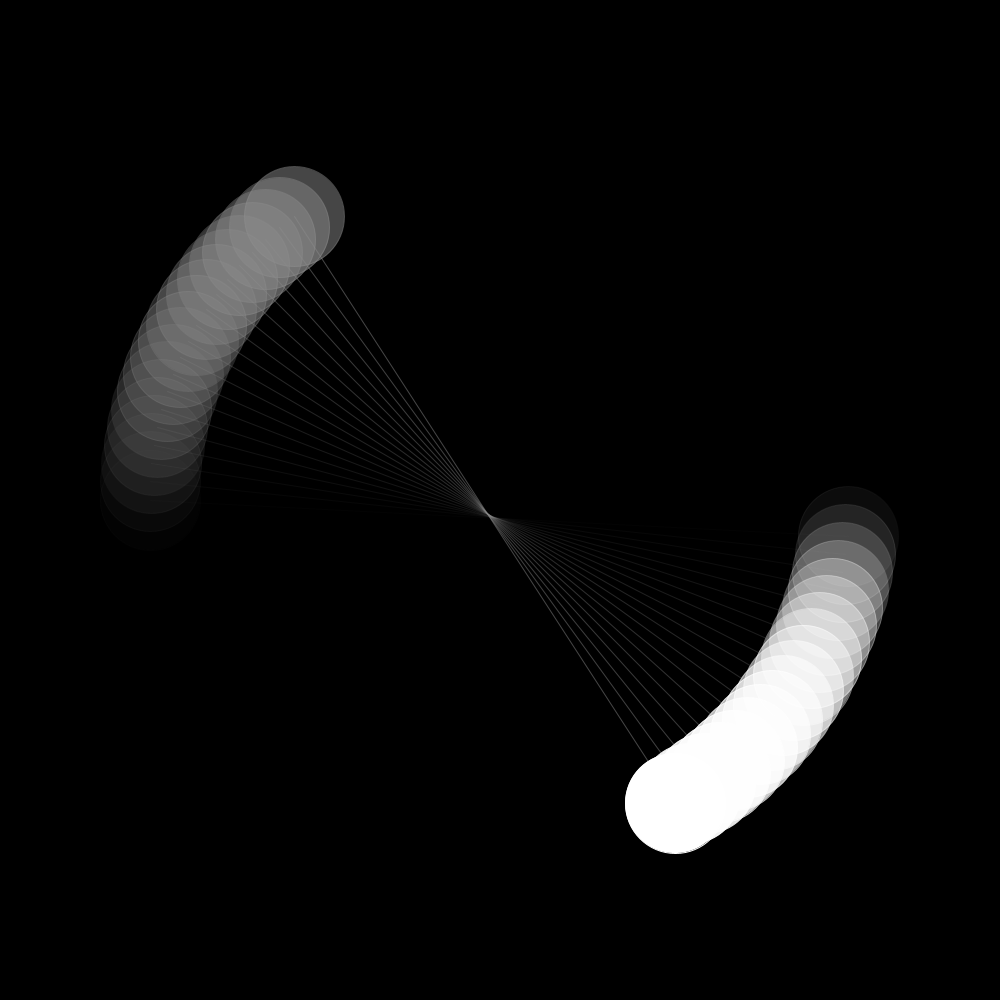
Frame 1 (no input)
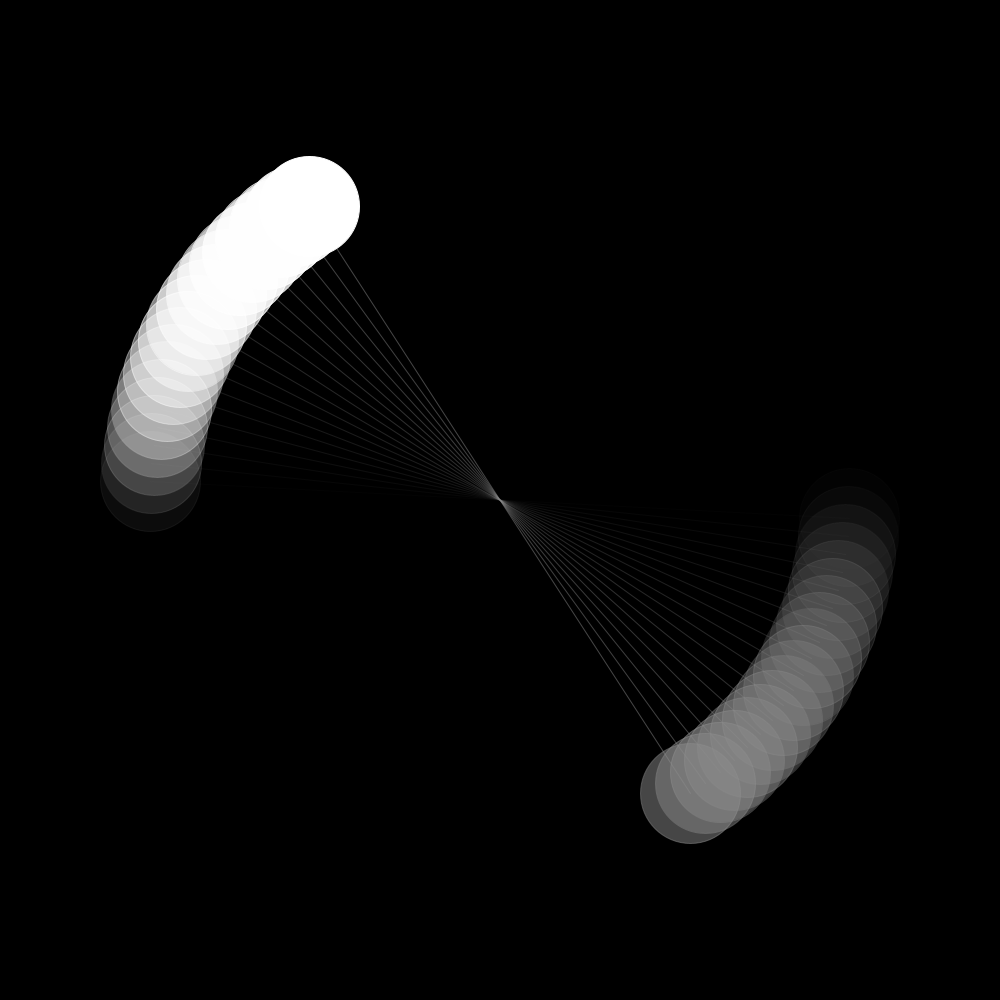
Frame 60 (the mouse pressed at the canvas centre just before this capture)
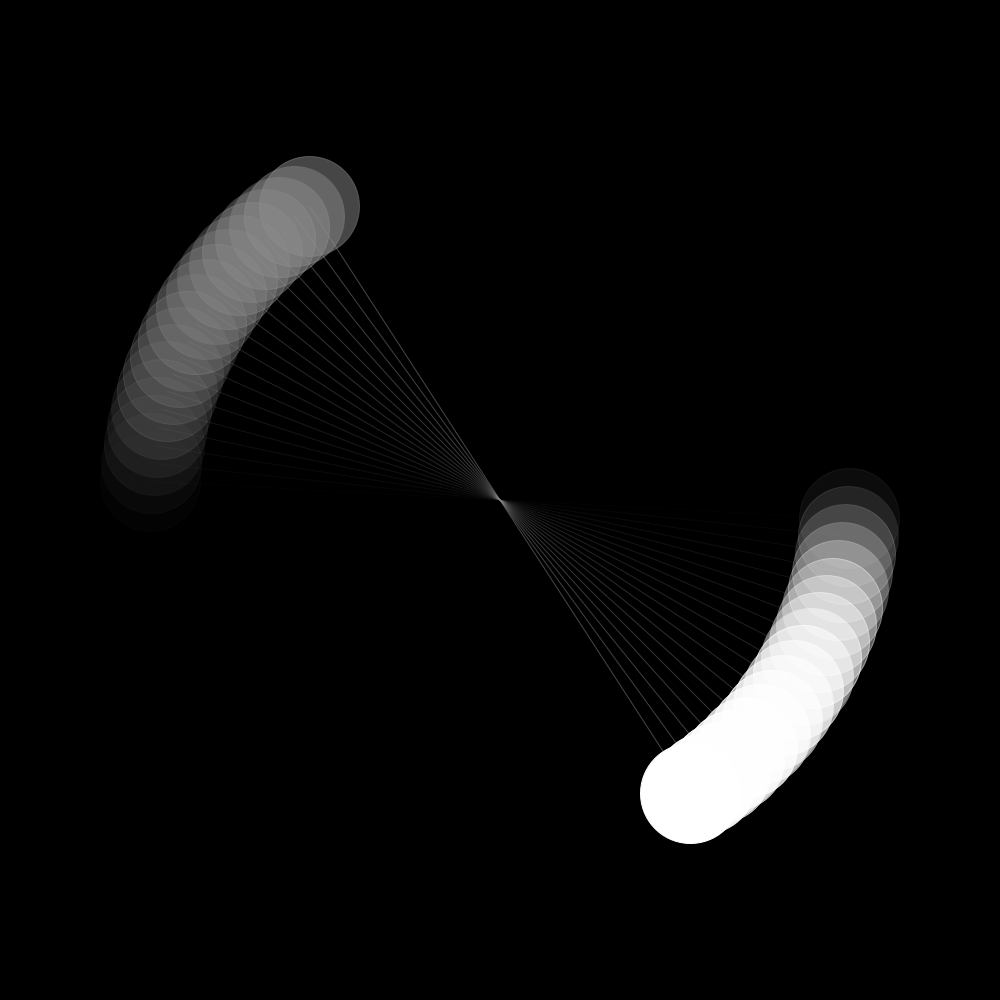
Frame 120 (the mouse held since frame 60 and released just before this capture)

The Processing sketch that drew these frames (run headless with seeded random() and noise(); from frame 60 on, the mouse is pressed at the canvas centre):

// Processing sketch: D2_SinCos_Modified
// ── D2_SinCos_Modified.pde
int circR = 100;
int numLines = 20;
int radius=350;
float buffer=3;
float speed=3;

void setup() {
  size(1000, 1000);
  rectMode(RADIUS);
  blendMode(LIGHTEST);
  // 2nd version
}

void draw() {
  background(0);
  //println(frameCount);
  for (int n = 0; n < numLines; n++) {

    float posX1= width/2  +(radius* cos(radians((frameCount*speed+n*buffer))));
    float posY1= height/2 +(radius* sin(radians((frameCount*speed+n*buffer))));
    float posX2= width/2  +(radius* -cos(radians((-frameCount*speed+n*buffer))));
    float posY2= height/2 +(radius* -sin(radians((-frameCount*speed+n*buffer))));

    float fillColor= map(n, 0, numLines-1, 0, 255);
    fill (255, 255, 255, fillColor);
    stroke(255, fillColor);
    circle(posX1, posY1, circR);

    fill (140, 140, 140, fillColor/2);
    stroke(140, 140, 140, fillColor/2);
    circle(posX2, posY2, circR);
    line(posX1, posY1, posX2, posY2);
  }
}
